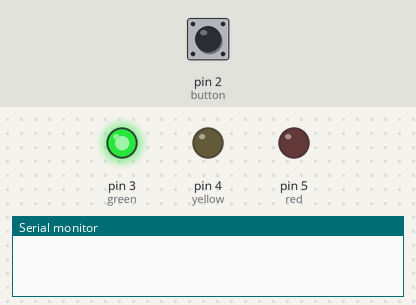
A sketch run on a simulated Arduino Uno, built with avr-gcc and run on an emulated ATmega328P. On the bench: output pins drawn as LEDs (lit = HIGH), the last lines printed to the serial monitor. Dashed ring = blinking. The inputs (shaded band) are chosen by the test bench; at power-on: pin 2 (button) LOW.

Above: at 1.2 s.
1.3 s: pin 2 (button) pulled HIGH for 0.15 s
At 2.5 s:
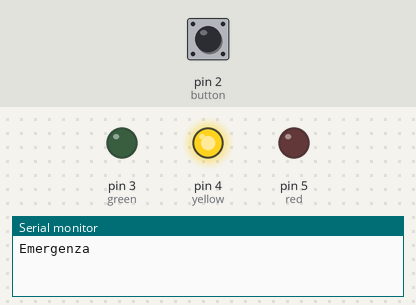
4.4 s: pin 2 (button) pulled HIGH for 1 s
At 5.8 s:
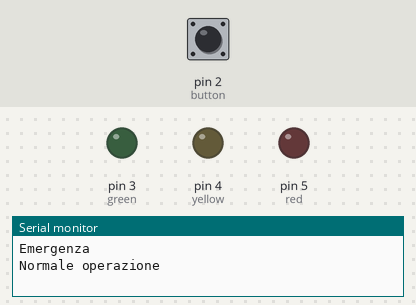
6.9 s: pin 2 (button) pulled HIGH for 3.2 s
At 7.5 s:
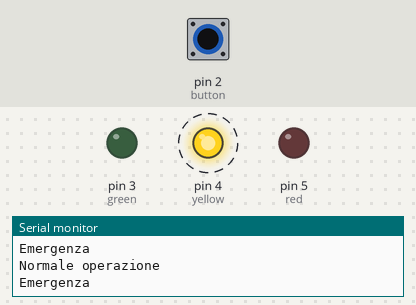
Timing chart, 0 to 19.1 s (numbered marks = the images above; inputs shaded):
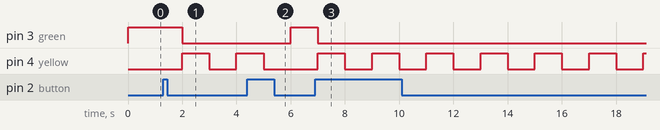

The sketch:

semaforo.ino
```cpp
#define redTime 20 //dichiarazione globale tempo semaforo rosso
#define greenTime 20 //dichiarazione globale tempo semaforo verde
#define yellowgreenTime 5 //dichiarazione globale tempo semaforo gialloverde
#define waitTime 1000 //tempo di attesa per delay( );
int red = 5;
int yellow = 4;
int green = 3;
int button = 2;

volatile bool emergenza = false; //inizializzazione variabile booleana emergenza

void setup() {
  Serial.begin(9600); //sincronizzare il monitor seriale
  pinMode(red, OUTPUT); //dichiarazione pin
  pinMode(yellow, OUTPUT);
  pinMode(green, OUTPUT);
  pinMode(button, INPUT);
  attachInterrupt(digitalPinToInterrupt(button), ISR_button, RISING); //dichiarazione digitale di interrupt tramite button
}

void loop() {
  digitalWrite(red, LOW); //iniziare con rosso spento
  digitalWrite(yellow, LOW);  //iniziare con giallo spento
  digitalWrite(green, LOW); //iniziare con verde spento
  if (!emergenza) { //se il semaforo non è in stato di emergenza...
    digitalWrite(green, HIGH); //semaforo vedre acceso
    for (int i = 0; i < greenTime; i++) { //ciclo for per 20 volte. -->20 volte con tempo di attesa 1
      if (emergenza) {
        return 0;
      }
      delay(waitTime); //tempo di attesa
    }

    digitalWrite(yellow, HIGH); //semaforo giallo acceso

    for (int i = 0; i < yellowgreenTime; i++) { //ciclo for per 5 volte.
      if (emergenza) {
        return 0;
      }
      delay(waitTime);
    }
    digitalWrite(yellow, LOW);   //giallo spento
    digitalWrite(green, LOW); //verde spento

    digitalWrite(red, HIGH);  //rosso spento
    for (int i = 0; i < redTime; i++) { //ciclo for per 20 volte
      if (emergenza) {
        return 0;
      }
      delay(waitTime);
    }
  }


  else { //se il semaforo è in stato di emergenza... giallo lampeggiante
    digitalWrite(yellow, HIGH);
    delay (waitTime);
    digitalWrite(yellow, LOW);
    delay(waitTime);
  }
}

void ISR_button() { //gestione monitor seriale
  emergenza = !emergenza;
  if (emergenza) {
    Serial.println("Emergenza"); //scrive a monitor emergenza se il semaforo è in stato di emergenza
  }
  else {
    Serial.println("Normale operazione"); //scrive a monitor normale operazione se il semaforo non è in stato di emergenza
  }
}
```

Measured:
- after the input at 1.3 s, pin 3 (green): HIGH → LOW after 0.70 s; pin 4 (yellow): LOW → HIGH after 0.70 s, → LOW 1.0 s later, → HIGH 1.0 s later
- after the input at 4.4 s, pin 3 (green): LOW → HIGH after 1.6 s; pin 4 (yellow): goes on until 5.0 s, then stays LOW
- after the input at 6.9 s, pin 3 (green): HIGH → LOW after 0.10 s; pin 4 (yellow): alternates HIGH for 1.0 s and LOW for 1.0 s, starting after 0.10 s
